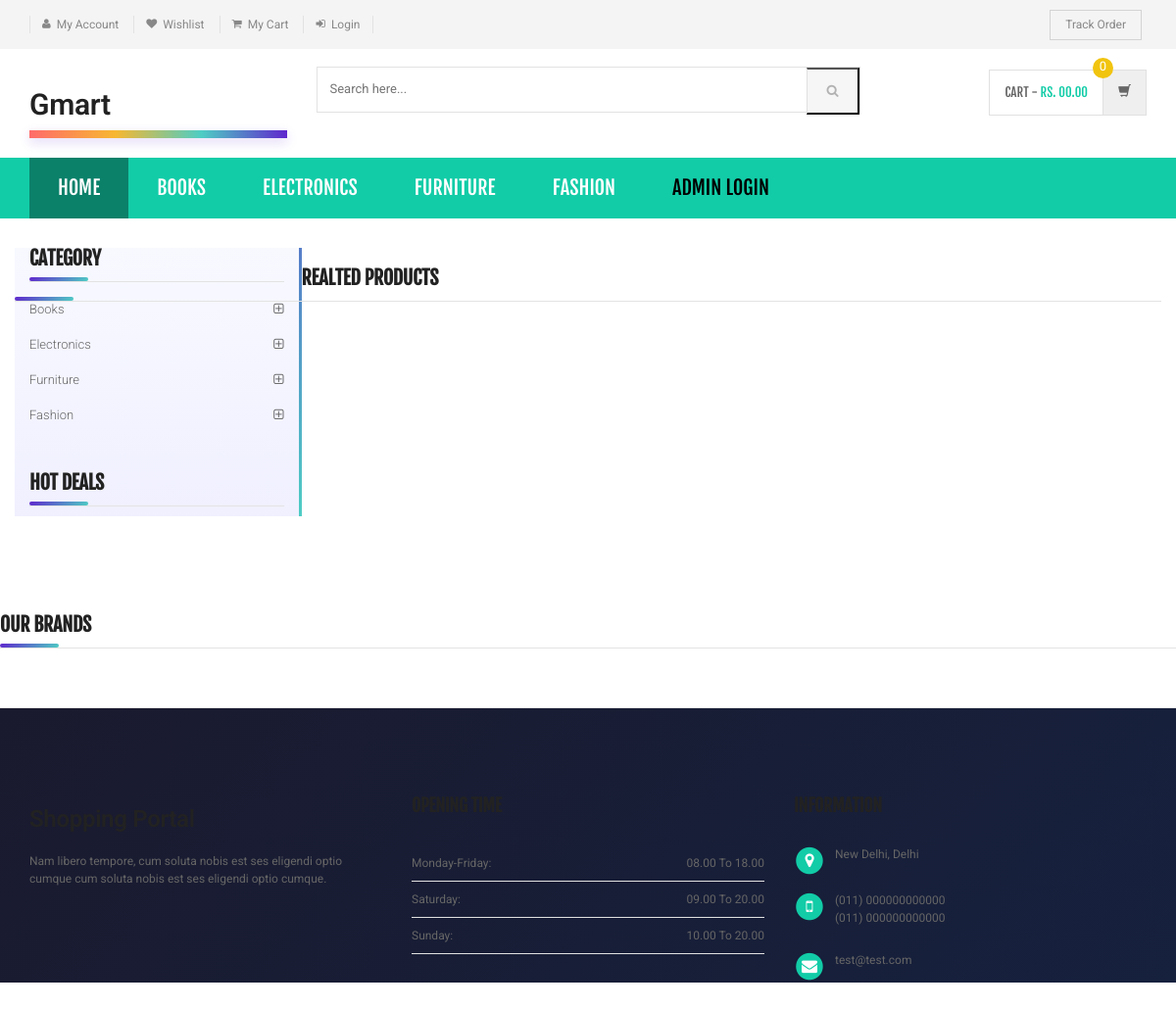
Page /shopping/product-details.php on the committed database.
### tables this page shows
CREATE TABLE `category` (
  `id` int(11) NOT NULL,
  `categoryName` varchar(255) DEFAULT NULL,
  `categoryDescription` longtext DEFAULT NULL,
  `creationDate` timestamp NOT NULL DEFAULT current_timestamp(),
  `updationDate` varchar(255) DEFAULT NULL
);

### shopping/product-details.php (the view, shortened to what this page needs)
<?php
include('includes/config.php');
?>
<!DOCTYPE html>
<html lang="en">
	<head>
	    <link rel="stylesheet" href="assets/css/bootstrap.min.css">
	    <link rel="stylesheet" href="assets/css/main.css">
	    <link rel="stylesheet" href="assets/css/owl.carousel.css">
		<link rel="stylesheet" href="assets/css/owl.transitions.css">
		<link href="assets/css/lightbox.css" rel="stylesheet">
		<link rel="stylesheet" href="assets/css/animate.min.css">
		<link rel="stylesheet" href="assets/css/rateit.css">
		<link rel="stylesheet" href="assets/css/bootstrap-select.min.css">
		<link rel="stylesheet" href="assets/css/config.css">
		<link rel="stylesheet" href="assets/css/font-awesome.min.css">
		<link rel="stylesheet" href="assets/css/gmart-theme.css">
	</head>
    <body class="cnt-home">
<header class="header-style-1">
<?php include('includes/top-header.php');?>
<?php include('includes/main-header.php');?>
<?php include('includes/menu-bar.php');?>
</header>
<div class="body-content outer-top-xs">
	<div class='container'>
		<div class='row single-product outer-bottom-sm '>
			<div class='col-md-3 sidebar'>
				<div class="sidebar-module-container">
<div class="sidebar-widget outer-bottom-xs wow fadeInUp">
	<h3 class="section-title">Category</h3>
	<div class="sidebar-widget-body m-t-10">
		<div class="accordion">
		            <?php $sql=mysqli_query($con,"select id,categoryName  from category");
while($row=mysqli_fetch_array($sql))
{
    ?>
	    	<div class="accordion-group">
	            <div class="accordion-heading">
	                <a href="category.php?cid=<?php echo $row['id'];?>"  class="accordion-toggle collapsed">
	                   <?php echo $row['categoryName'];?>
	                </a>
	            </div>
	        </div>
	        <?php } ?>
	    </div>
	</div>
</div>
<div class="sidebar-widget hot-deals wow fadeInUp">
	<h3 class="section-title">hot deals</h3>
</div>
				</div>
			</div>
<section class="section featured-product wow fadeInUp">
	<h3 class="section-title">Realted Products </h3>
</section>
			</div>
		</div>
<?php include('includes/brands-slider.php');?>
</div>
<?php include('includes/footer.php');?>
</body>
</html>

### shopping/includes/menu-bar.php (shortened to what this page needs)
<div class="header-nav animate-dropdown">
    <div class="container">
        <div class="yamm navbar navbar-default" role="navigation">
            <div class="nav-bg-class">
                <div class="navbar-collapse collapse" id="mc-horizontal-menu-collapse">
	<div class="nav-outer">
		<ul class="nav navbar-nav">
			<li class="active dropdown yamm-fw">
				<a href="index.php" data-hover="dropdown" class="dropdown-toggle">Home</a>
			</li>
              <?php $sql=mysqli_query($con,"select id,categoryName  from category limit 6");
while($row=mysqli_fetch_array($sql))
{
    ?>
			<li class="dropdown yamm">
				<a href="category.php?cid=<?php echo $row['id'];?>"> <?php echo $row['categoryName'];?></a>
			</li>
			<?php } ?>
			<li class="dropdown yamm">
				<a href="admin/" style="color:#000"> Admin Login</a>
			</li>
		</ul>
		<div class="clearfix"></div>
	</div>
</div>
            </div>
        </div>
    </div>
</div>

### shopping/assets/css/lightbox.css (style rules this page uses)
body:after { content: url(../images/close.png) url(../images/loading.gif) url(../images/prev.png) url(../images/next.png); display: none; }

### shopping/assets/css/gmart-theme.css (style rules this page uses)
:root { --g1: #ff6b6b; --g2: #f7b731; --g3: #4ecdc4; --g4: #5f27cd; --g5: #ee5a6f; --g6: #09d3ac; --accent: linear-gradient(90deg, var(--g1), var(--g2), var(--g3), var(--g4)); --btn-gradient: linear-gradient(135deg, var(--g4) 0%, var(--g3) 100%); --btn-danger: linear-gradient(135deg, #ff6b6b 0%, #ee5a6f 100%); --btn-success: linear-gradient(135deg, #09d3ac 0%, #4ecdc4 100%); --btn-warning: linear-gradient(135deg, #f7b731 0%, #ffa502 100%); }
h1, h2, h3, h4, h5, h6 { color: #222; font-weight: 600; letter-spacing: -0.3px; }
.section-title { position: relative; padding-bottom: 12px; }
.section-title::after { content: ''; position: absolute; bottom: 0; left: 0; height: 4px; width: 60px; background: var(--btn-gradient); border-radius: 2px; }
a { color: var(--g4); transition: all 0.2s ease; text-decoration: none; }
.sidebar { background: linear-gradient(180deg, #f8f9ff 0%, #f0f0ff 100%); border-right: 3px solid; border-image: var(--btn-gradient) 1; }

### rows in the picture
category: categoryName "BOOKS", categoryName "Books"
category: categoryName "ELECTRONICS", categoryName "Electronics"
category: categoryName "FURNITURE", categoryName "Furniture"
category: categoryName "FASHION", categoryName "Fashion"
